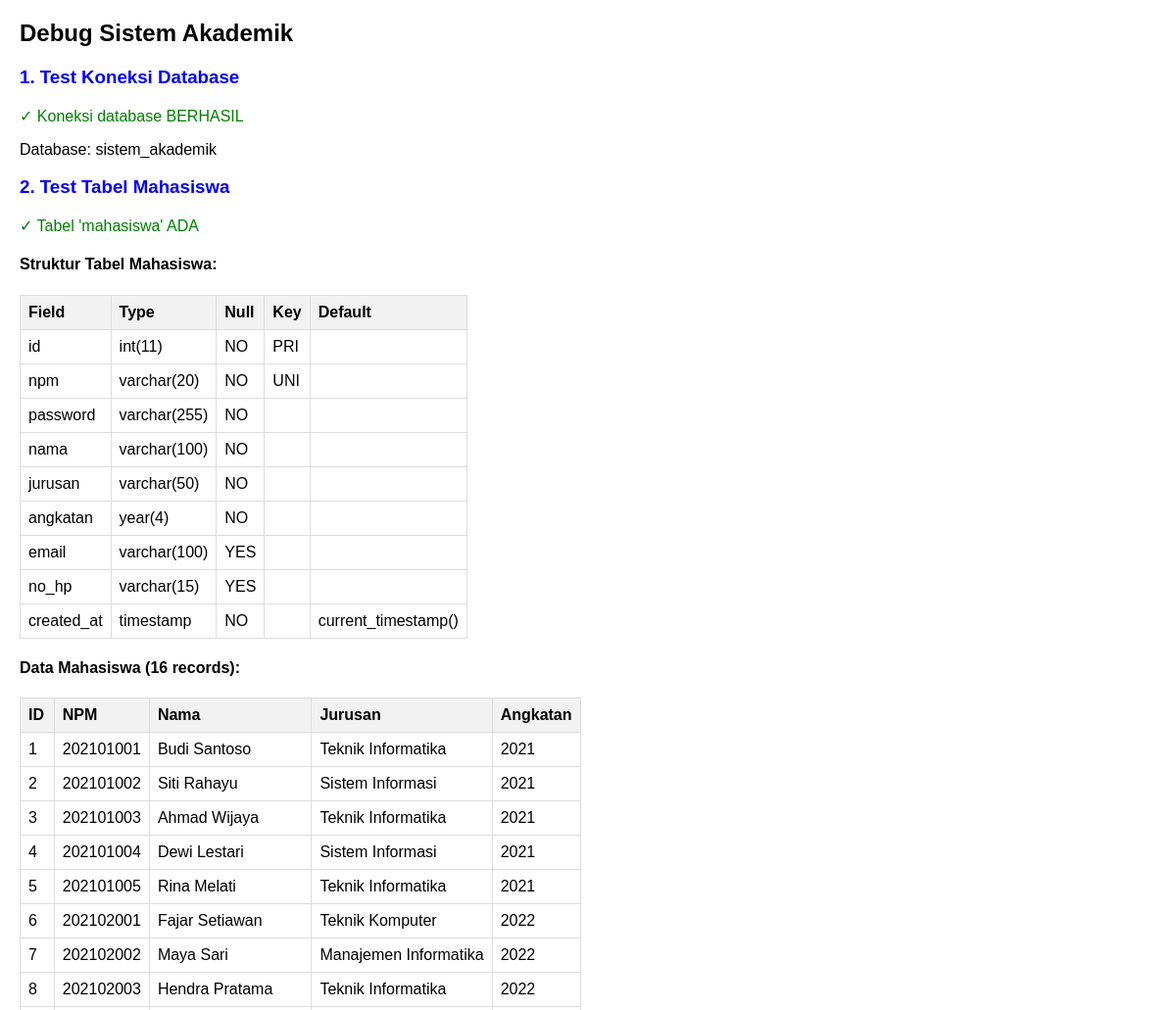
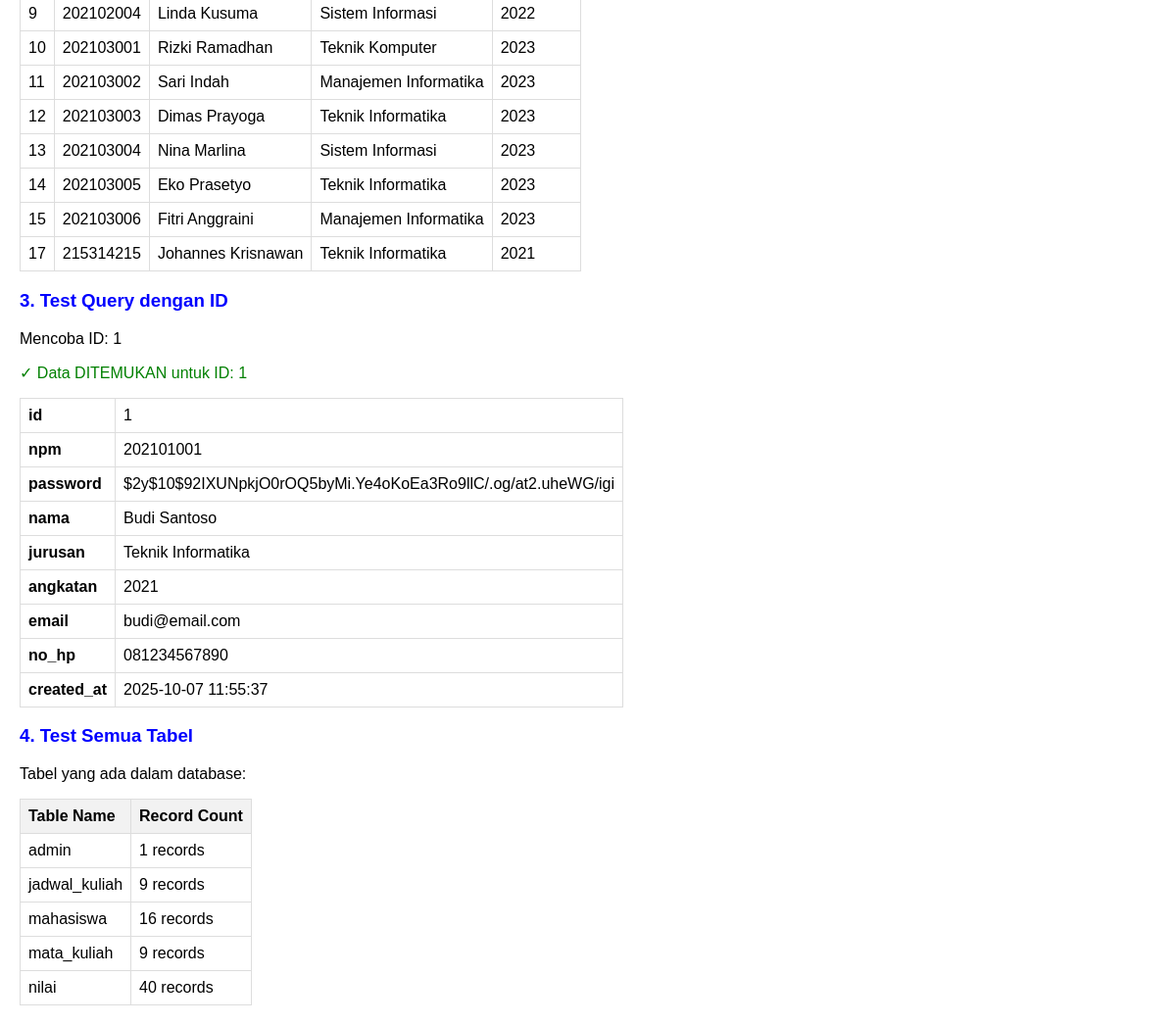
Screenshot of /debug_detailed.php?test_id=1 with the database file from the repository (2 pictures, top to bottom).
### tables this page shows
CREATE TABLE `mahasiswa` (
  `id` int(11) NOT NULL,
  `npm` varchar(20) NOT NULL,
  `password` varchar(255) NOT NULL,
  `nama` varchar(100) NOT NULL,
  `jurusan` varchar(50) NOT NULL,
  `angkatan` year(4) NOT NULL,
  `email` varchar(100) DEFAULT NULL,
  `no_hp` varchar(15) DEFAULT NULL,
  `created_at` timestamp NOT NULL DEFAULT current_timestamp()
);

### debug_detailed.php (the view, shortened to what this page needs)
<?php
echo "<!DOCTYPE html>
<html>
<head>
    <title>Debug System</title>
    <style>
        body { font-family: Arial, sans-serif; margin: 20px; }
        .success { color: green; }
        .error { color: red; }
        .info { color: blue; }
        table { border-collapse: collapse; margin: 10px 0; }
        th, td { border: 1px solid #ddd; padding: 8px; text-align: left; }
        th { background-color: #f2f2f2; }
    </style>
</head>
<body>
    <h2>Debug Sistem Akademik</h2>";
$database = new Database();
$db = $database->getConnection();
echo "<h3 class='info'>1. Test Koneksi Database</h3>";
try {
    if ($db) {
        echo "<p class='success'>✓ Koneksi database BERHASIL</p>";
        echo "<p>Database: sistem_akademik</p>";
    } else {
        echo "<p class='error'>✗ Koneksi database GAGAL</p>";
    }
} catch (Exception $e) {
    echo "<p class='error'>✗ Error koneksi: " . $e->getMessage() . "</p>";
}
echo "<h3 class='info'>2. Test Tabel Mahasiswa</h3>";
try {
    $query = "SHOW TABLES LIKE 'mahasiswa'";
    $stmt = $db->prepare($query);
    $stmt->execute();
    if ($stmt->rowCount() > 0) {
        echo "<p class='success'>✓ Tabel 'mahasiswa' ADA</p>";
        $query_struct = "DESCRIBE mahasiswa";
        $stmt_struct = $db->prepare($query_struct);
        $stmt_struct->execute();
        echo "<h4>Struktur Tabel Mahasiswa:</h4>";
        echo "<table>";
        echo "<tr><th>Field</th><th>Type</th><th>Null</th><th>Key</th><th>Default</th></tr>";
        while ($row = $stmt_struct->fetch(PDO::FETCH_ASSOC)) {
            echo "<tr>";
            echo "<td>" . $row['Field'] . "</td>";
            echo "<td>" . $row['Type'] . "</td>";
            echo "<td>" . $row['Null'] . "</td>";
            echo "<td>" . $row['Key'] . "</td>";
            echo "<td>" . $row['Default'] . "</td>";
            echo "</tr>";
        }
        echo "</table>";
        $query_data = "SELECT * FROM mahasiswa";
        $stmt_data = $db->prepare($query_data);
        $stmt_data->execute();
        echo "<h4>Data Mahasiswa (" . $stmt_data->rowCount() . " records):</h4>";
        if ($stmt_data->rowCount() > 0) {
            echo "<table>";
            echo "<tr><th>ID</th><th>NPM</th><th>Nama</th><th>Jurusan</th><th>Angkatan</th></tr>";
            while ($row = $stmt_data->fetch(PDO::FETCH_ASSOC)) {
                echo "<tr>";
                echo "<td>" . $row['id'] . "</td>";
                echo "<td>" . $row['npm'] . "</td>";
                echo "<td>" . $row['nama'] . "</td>";
                echo "<td>" . $row['jurusan'] . "</td>";
                echo "<td>" . $row['angkatan'] . "</td>";
                echo "</tr>";
            }
            echo "</table>";
        } else {
            echo "<p class='error'>✗ Tabel mahasiswa KOSONG</p>";
        }
    } else {
        echo "<p class='error'>✗ Tabel 'mahasiswa' TIDAK ADA</p>";
    }
} catch (Exception $e) {
    echo "<p class='error'>✗ Error tabel: " . $e->getMessage() . "</p>";
}
echo "<h3 class='info'>3. Test Query dengan ID</h3>";
if (isset($_GET['test_id'])) {
    $test_id = $_GET['test_id'];
    echo "<p>Mencoba ID: " . $test_id . "</p>";
    try {
        $query = "SELECT * FROM mahasiswa WHERE id = :id";
        $stmt = $db->prepare($query);
        $stmt->bindParam(':id', $test_id);
        $stmt->execute();
        if ($stmt->rowCount() > 0) {
            $data = $stmt->fetch(PDO::FETCH_ASSOC);
            echo "<p class='success'>✓ Data DITEMUKAN untuk ID: " . $test_id . "</p>";
            echo "<table>";
            foreach ($data as $key => $value) {
                echo "<tr><td><strong>" . $key . "</strong></td><td>" . $value . "</td></tr>";
            }
            echo "</table>";
        }
    } catch (Exception $e) {
        echo "<p class='error'>✗ Error query: " . $e->getMessage() . "</p>";
    }
}
echo "<h3 class='info'>4. Test Semua Tabel</h3>";
try {
    $query = "SHOW TABLES";
    $stmt = $db->prepare($query);
    $stmt->execute();
    echo "<p>Tabel yang ada dalam database:</p>";
    echo "<table>";
    echo "<tr><th>Table Name</th><th>Record Count</th></tr>";
    while ($row = $stmt->fetch(PDO::FETCH_NUM)) {
        $table_name = $row[0];
        $count_query = "SELECT COUNT(*) as count FROM " . $table_name;
        $count_stmt = $db->prepare($count_query);
        $count_stmt->execute();
        $count = $count_stmt->fetch(PDO::FETCH_ASSOC)['count'];
        echo "<tr>";
        echo "<td>" . $table_name . "</td>";
        echo "<td>" . $count . " records</td>";
        echo "</tr>";
    }
    echo "</table>";
} catch (Exception $e) {
    echo "<p class='error'>✗ Error: " . $e->getMessage() . "</p>";
}
echo "</body></html>";
?>

### debug_detailed.php (style rules this page uses)
body { font-family: Arial, sans-serif; margin: 20px; }
.success { color: green; }
.info { color: blue; }
table { border-collapse: collapse; margin: 10px 0; }
th, td { border: 1px solid #ddd; padding: 8px; text-align: left; }
th { background-color: #f2f2f2; }

### rows the page displays
mahasiswa: id "1", npm "202101001", nama "Budi Santoso", jurusan "Teknik Informatika", angkatan "2021", password "$2y$10$92IXUNpkjO0rOQ5byMi.Ye4oKoEa3Ro9llC/.og/at2.uheWG/igi", email "budi@email.com", no_hp "081234567890", created_at "2025-10-07 11:55:37"
mahasiswa: id "2", npm "202101002", nama "Siti Rahayu", jurusan "Sistem Informasi", angkatan "2021"
mahasiswa: id "3", npm "202101003", nama "Ahmad Wijaya", jurusan "Teknik Informatika", angkatan "2021"
mahasiswa: id "4", npm "202101004", nama "Dewi Lestari", jurusan "Sistem Informasi", angkatan "2021"
mahasiswa: id "5", npm "202101005", nama "Rina Melati", jurusan "Teknik Informatika", angkatan "2021"
mahasiswa: id "6", npm "202102001", nama "Fajar Setiawan", jurusan "Teknik Komputer", angkatan "2022"
mahasiswa: id "7", npm "202102002", nama "Maya Sari", jurusan "Manajemen Informatika", angkatan "2022"
mahasiswa: id "8", npm "202102003", nama "Hendra Pratama", jurusan "Teknik Informatika", angkatan "2022"
mahasiswa: id "9", npm "202102004", nama "Linda Kusuma", jurusan "Sistem Informasi", angkatan "2022"
mahasiswa: id "10", npm "202103001", nama "Rizki Ramadhan", jurusan "Teknik Komputer", angkatan "2023"
mahasiswa: id "11", npm "202103002", nama "Sari Indah", jurusan "Manajemen Informatika", angkatan "2023"
mahasiswa: id "12", npm "202103003", nama "Dimas Prayoga", jurusan "Teknik Informatika", angkatan "2023"
mahasiswa: id "13", npm "202103004", nama "Nina Marlina", jurusan "Sistem Informasi", angkatan "2023"
mahasiswa: id "14", npm "202103005", nama "Eko Prasetyo", jurusan "Teknik Informatika", angkatan "2023"
mahasiswa: id "15", npm "202103006", nama "Fitri Anggraini", jurusan "Manajemen Informatika", angkatan "2023"
mahasiswa: id "17", npm "215314215", nama "Johannes Krisnawan", jurusan "Teknik Informatika", angkatan "2021"

### other values shown
$row['Field'] "id"
$row['Type'] "int(11)"
$row['Null'] "NO"
$row['Key'] "PRI"
$row['Field'] "npm"
$row['Type'] "varchar(20)"
$row['Key'] "UNI"
$row['Field'] "password"
$row['Type'] "varchar(255)"
$row['Field'] "nama"
$row['Type'] "varchar(100)"
$row['Field'] "jurusan"
$row['Type'] "varchar(50)"
$row['Field'] "angkatan"
$row['Type'] "year(4)"
